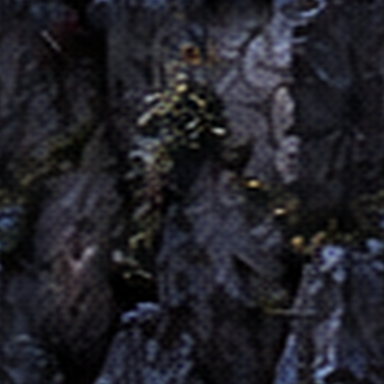
#> input picture work/production_art_gate/9H12E_astra_production/terrain_hd/corpo.png, 384 x 384 px, found by its file name
$ python gerar_terreno_regiao02.py
#> lines starting #> are read from the running program, lines starting #| are printed output that depends on the picture
#!/usr/bin/env python3
# -*- coding: utf-8 -*-
"""O KIT de material da Regiao II: terreno `desfiladeiro` + props.

PORQUE E' QUE ISTO NAO E' UMA ENTRADA NO `gerar_terreno.py`

O `tools/gerar_terreno.py` gera cada material a partir da folha de tiles
do pack de origem. Das seis fontes que ele usa, so' a `kingspigs` esta'
neste repositorio -- as outras (`anokolisa`, `church`, `town`,
`oldcastle`, `szadi`) foram descarregadas para `assets/sprites/incoming/`
localmente e NAO estao no Git (packs grandes, alguns nao redistribuiveis).
E a `kingspigs` e' tijolo de prisao de ponta a ponta: nao ha' nela uma
unica celula de rocha viva.

O que ESTA' no repositorio sao os materiais ja' GERADOS. O `torres`
("pedra clara talhada, gasta pelo VENTO, cheia de luar", palavras do
proprio `gerar_terreno.py`) e' o mais perto do que o canone da Regiao II
pede: rocha exposta, nao alvenaria de cela. Por isso este material
deriva-se dele -- a mesma pedra, empurrada para a paleta desta regiao.

Fica DIFERENTE do `torres` da Regiao III: a base e' violeta-indigo
(`#433d80`) com o veio carmesim da prancha (`#8e3a3c`) em vez do prateado
frio, e a aresta de luz e' o `#c68af9` do nucleo do Guardiao.

  python tools/gerar_terreno_regiao02.py
  (depois: godot --headless --import)

29 set 2026: o TERRENO (`terreno/desfiladeiro/*.png`) passou a sair de
`tools/gerar_terreno_prancha.py`, recortado da prancha aprovada. Se correres
este script, corre esse a seguir, senao o terreno volta ao tijolo recolorido.
"""

from __future__ import annotations

import json
import os

from PIL import Image

RAIZ = os.path.dirname(os.path.dirname(os.path.abspath(__file__)))
TERR = os.path.join(RAIZ, "assets", "sprites", "pixel", "terreno")
BASE = os.path.join(TERR, "torres")
DEST = os.path.join(TERR, "desfiladeiro")
MANIFESTO = os.path.join(TERR, "terreno.json")

PECAS = ["corpo.png", "topo.png", "lado.png", "base.png"]

## Props do `torres` que NAO servem o Desfiladeiro. Sao os do audit: cruz e
## lapide sao cemiterio, e a flamula e' lavanda onde o canone pede carmesim
## (ha' a `bandeira` da prancha, que e' carmesim e tem a cruz).
FORA_DA_REGIAO = {"cruz", "lapide", "flamula"}

DECO = os.path.join(RAIZ, "assets", "sprites", "pixel", "deco")
DECO_BASE = os.path.join(DECO, "torres")
DECO_DEST = os.path.join(DECO, "desfiladeiro")
DECO_MANIFESTO = os.path.join(DECO, "deco.json")

# Paleta canonica da Regiao II (prancha aprovada `boss_pack.png`).
PEDRA = (0x43, 0x3d, 0x80)      # a rocha ao luar
ESCURA = (0x1a, 0x18, 0x2c)     # o fundo das fendas
VEIO = (0x8e, 0x3a, 0x3c)       # o carmesim da regiao, nas gretas
RIM = (0.78, 0.54, 0.98)        # a aresta de luz = o violeta do Guardiao


def recolorir(im: Image.Image, poupar=None) -> Image.Image:
    """Dessatura a pedra e empurra-a para a paleta da regiao.

    A modulacao pela luminancia e' a mesma ideia do `gerar_terreno.py`:
    o relevo que o artista desenhou continua la', so' muda a cor. Os
    pontos mais escuros vao para `ESCURA` e os mais claros para `PEDRA`;
    no meio entra um fio de `VEIO`, que e' o que da' o carmesim da regiao
    sem repintar a rocha de vermelho.
    """
    im = im.convert("RGBA")
    px = im.load()
    for y in range(im.height):
        for x in range(im.width):
            r, g, b, a = px[x, y]
            if a == 0:
                continue
            if poupar is not None and poupar(r, g, b):
                continue
            lum = (r * 0.299 + g * 0.587 + b * 0.114) / 255.0
            # O pivot esta' em 0.3 e nao a meio: a folha do `torres` e'
            # quase toda media-escura, e com o pivot a 0.5 quase tudo
            # caia na metade de baixo e era puxado para `ESCURA`. O
            # resultado foi uma chapa preta sem relevo nenhum -- a
            # primeira tentativa perdeu a pedra que se queria manter.
            if lum < 0.3:
                t = lum / 0.3
                alvo = tuple(int(ESCURA[i] + (PEDRA[i] - ESCURA[i]) * t)
                             for i in range(3))
            else:
                t = min(1.0, (lum - 0.3) / 0.7)
                alvo = tuple(int(PEDRA[i] + (250 - PEDRA[i]) * t * 0.8)
                             for i in range(3))
            # fio carmesim na faixa media-escura (as gretas da rocha)
            if 0.2 <= lum <= 0.36:
                f = 1.0 - abs(lum - 0.28) / 0.08
                alvo = tuple(int(alvo[i] + (VEIO[i] - alvo[i]) * 0.34 * f)
                             for i in range(3))
            px[x, y] = (alvo[0], alvo[1], alvo[2], a)
    return im


# [53 lines left out: functions _e_estandarte, props, not called in this run]


def folhagem_no_topo(topo: Image.Image) -> Image.Image:
    """Folhagem CARMESIM a nascer do labio da pedra.

    O audit poe o terreno como "maior desvio visual" da regiao, e nao por
    causa da cor: a prancha define o Desfiladeiro por pedra com folhagem
    carmesim a cair das bordas, e o jogo tinha uma parede de alvenaria sem
    uma unica folha -- em 100% do ecra, 100% do tempo, nos cinco niveis.

    As folhas nao sao desenhadas aqui: sao as `vegetacao_*` recortadas da
    prancha aprovada pelo `extrair_props_regiao02.py`, encolhidas para a
    escala do labio. Se ainda nao tiverem sido extraidas, o terreno sai
    como antes em vez de rebentar.

    O `plataforma.gd` desenha a capa a partir de `y0 - SUPERFICIE`, ou seja
    as 8 primeiras linhas da textura caem ACIMA da linha onde se pisa. E'
    nessas que a folhagem vive, com a base a entrar uns pixeis na pedra para
    nao ficar pousada por cima.

    A tira e' um mosaico de 96 px: quem cruza a borda e' carimbado tambem do
    outro lado, senao aparecia um corte a cada 96 px de plataforma.
    """
    tufos = []
    for nome, alt in (("vegetacao_alta.png", 15), ("vegetacao_baixa.png", 11),
                      ("vegetacao_alta.png", 10)):
        cam = os.path.join(DECO_DEST, nome)
        if not os.path.exists(cam):
            continue
        v = Image.open(cam).convert("RGBA")
        e = alt / float(v.height)
        tufos.append(v.resize((max(1, round(v.width * e)), alt), Image.LANCZOS))
    if not tufos:
        print("  (sem vegetacao extraida -- topo fica sem folhagem)")
        return topo

    fora = topo.copy()
    # posicoes fixas: o terreno tem de sair igual entre sessoes
    for i, (x, k, espelho) in enumerate((
            (6, 0, False), (27, 1, True), (46, 2, False),
            (63, 1, False), (82, 0, True))):
        t = tufos[k % len(tufos)]
        if espelho:
            t = t.transpose(Image.FLIP_LEFT_RIGHT)
        y = 9 - t.height + 3           # 3 px enterrados na pedra
        for dx in (0, -fora.width, fora.width):
            fora.alpha_composite(t, (x + dx, max(0, y))) if 0 <= x + dx < fora.width else None
            if x + dx + t.width > fora.width and dx == 0:
                fora.alpha_composite(t, (x - fora.width, max(0, y)))
    return fora


def main() -> None:
    os.makedirs(DEST, exist_ok=True)
    for nome in PECAS:
        origem = os.path.join(BASE, nome)
        im = recolorir(Image.open(origem))
#> in recolorir, im is the input picture: PIL image 384x384 RGBA; mean R, G, B, A 34, 33.7, 40.3, 255
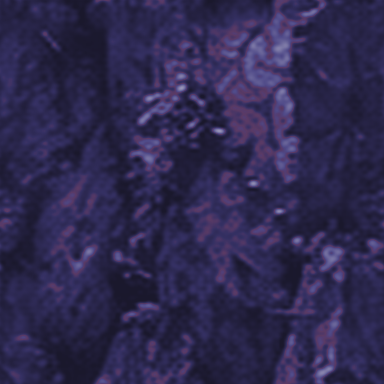
#> im: PIL image 384x384 RGBA; mean R, G, B, A 46.2, 40.6, 79.3, 255
        if nome == "topo.png":
            im = folhagem_no_topo(im)
        im.save(os.path.join(DEST, nome))
        print("  %-10s %s" % (nome, im.size))
#|   corpo.png  (384, 384)
#> pass 2 of the loop in main, `for nome in PECAS:`:
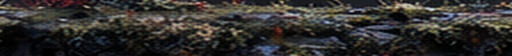
#> input picture work/production_art_gate/9H12E_astra_production/terrain_hd/topo.png, 512 x 56 px, found by its file name
#> in recolorir, im is the input picture: PIL image 512x56 RGBA; mean R, G, B, A 50, 48.1, 46.3, 255
#> in main, `im = recolorir(Image.open(origem))`:
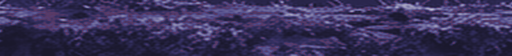
#> im: PIL image 512x56 RGBA; mean R, G, B, A 56.6, 49.2, 90.4, 255
#|   topo.png   (512, 56)

    with open(MANIFESTO, encoding="utf-8") as f:
        dados = json.load(f)
    dados["desfiladeiro"] = {
        "superficie": dados["torres"]["superficie"],
        "fonte": "torres (recolorido)",
        "escura": list(ESCURA),
        "rim": list(RIM),
    }
    # `newline="\n"`: o Godot le' isto como recurso e o CRLF do Windows
    # ja' inventou falhas de teste neste repositorio.
    with open(MANIFESTO, "w", encoding="utf-8", newline="\n") as f:
        json.dump(dados, f, indent=1, ensure_ascii=False)
        f.write("\n")
    n = props()
    print("  %d props goticos -> %s" % (n, os.path.relpath(DECO_DEST, RAIZ)))
    print("material `desfiladeiro` -> %s" % os.path.relpath(DEST, RAIZ))


if __name__ == "__main__":
#> (the run stopped early here; a loop or call above may not have finished)
